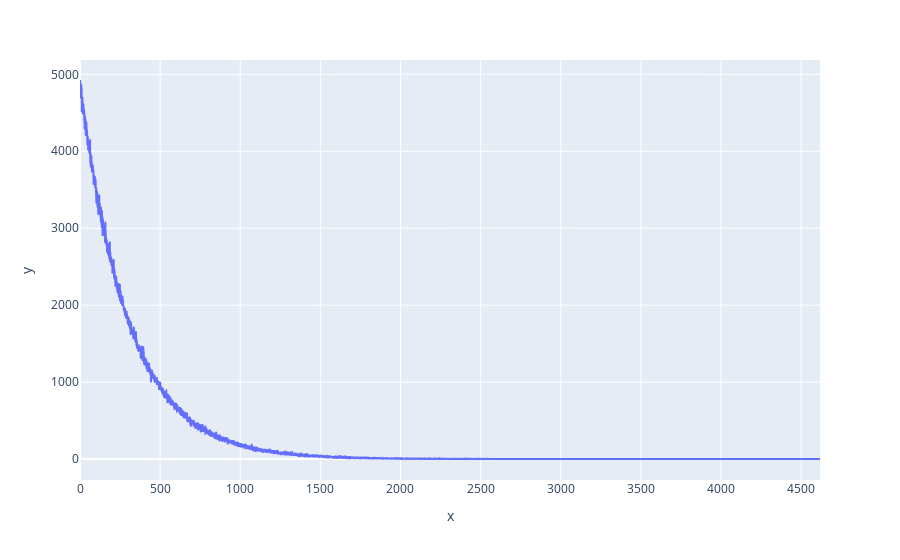

This figure's notebook cell:
### Code cell
import plotly.express as px
fig = px.line(x=res_df['inter_arrival_time_revolutions'], y=res_df['occurences'])
fig.show()

### Figure 1 — Plotly figure (JSON) as saved in the notebook; plotly's stock layout.template omitted (floating-point values rounded to 4 significant figures; data arrays with more than 128 entries replaced by an {"elided": "..."} marker saying what was removed)
{"data": [{"hovertemplate": "x=%{x}<br>y=%{y}<extra></extra>", "legendgroup": "", "line": {"color": "#636efa", "dash": "solid"}, "mode": "lines", "name": "", "showlegend": false, "type": "scattergl", "x": {"elided": "2747 int values"}, "xaxis": "x", "y": {"elided": "2747 int values"}, "yaxis": "y"}], "layout": {"legend": {"tracegroupgap": 0}, "margin": {"t": 60}, "xaxis": {"anchor": "y", "domain": [0, 1], "title": {"text": "x"}}, "yaxis": {"anchor": "x", "domain": [0, 1], "title": {"text": "y"}}}}
